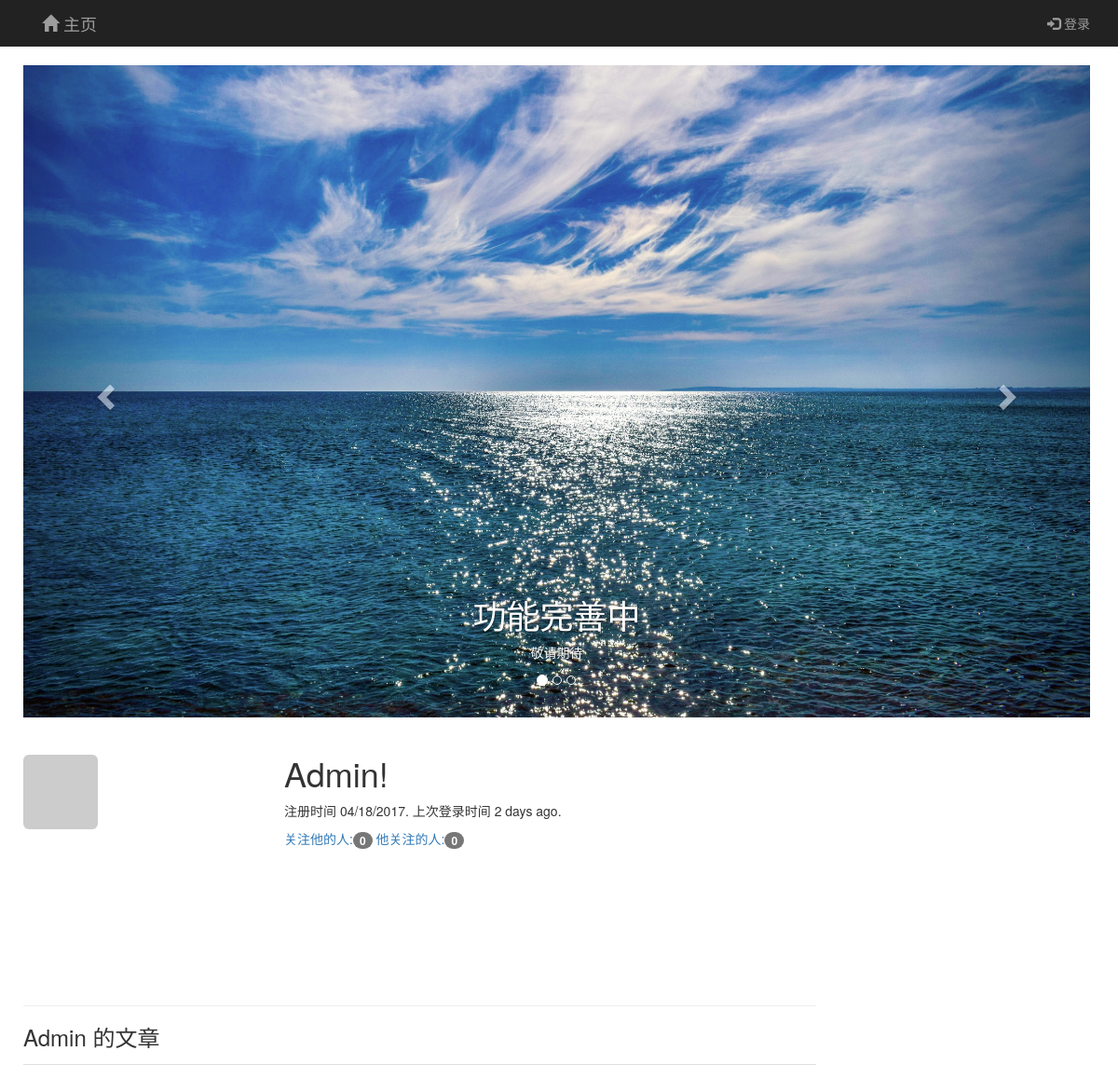
Before: /user/Admin with the older database file.
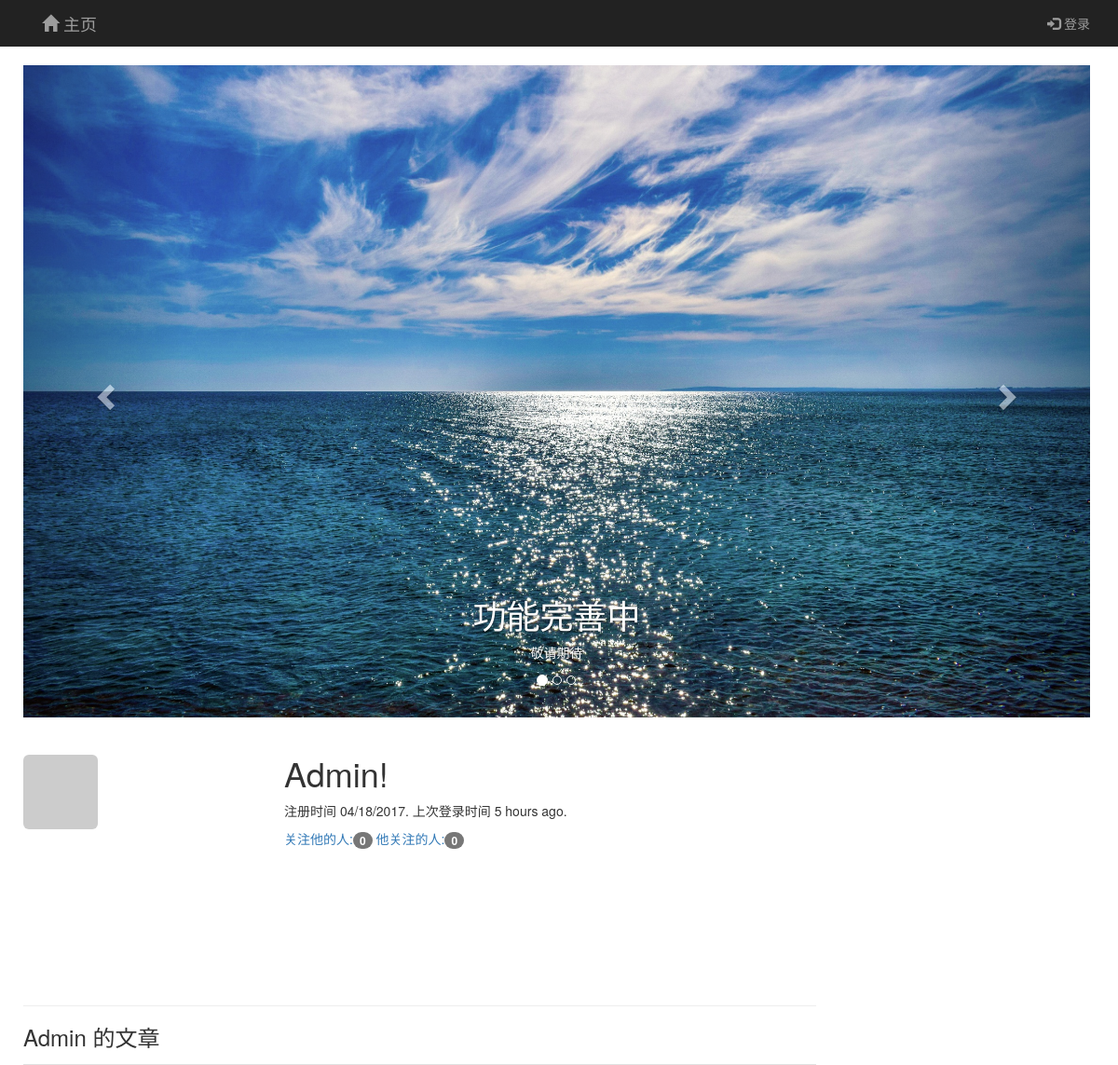
After: the same page with the newer database file.
### app/models.py (models this page shows, shortened)
class User(UserMixin, db.Model):
    __tablename__ = 'users'
    id = db.Column(db.Integer, primary_key=True)
    email = db.Column(db.String(64), unique=True, index=True)
    username = db.Column(db.String(64), unique=True, index=True)
    password_hash = db.Column(db.String(128))
    role_id = db.Column(db.Integer, db.ForeignKey('roles.id'))
    confirmed = db.Column(db.Boolean, default=False)
    name = db.Column(db.String(64))
    location = db.Column(db.String(64))
    about_me = db.Column(db.Text())
    member_since = db.Column(db.DateTime(), default=datetime.utcnow)
    last_seen = db.Column(db.DateTime(), default=datetime.utcnow)
    avatar_hash = db.Column(db.String(32))
    posts = db.relationship('Post', backref='author', lazy='dynamic')
    followed = db.relationship('Follow', foreign_keys=[Follow.follower_id], backref=db.backref('follower', lazy='joined'),
                               lazy='dynamic', cascade='all, delete-orphan')
    followers = db.relationship('Follow', foreign_keys=[Follow.followed_id], backref=db.backref('followed', lazy='joined'),
                                lazy='dynamic', cascade='all, delete-orphan')
    comments = db.relationship('Comment', backref='author', lazy='dynamic')
    @property
    def password(self):
        raise AttributeError('password is not a readable attribute')
    def gravatar(self, size=100, default='identicon', rating='g'):
        if request.is_secure:
            url = 'http://secure.gravatar.com/avatar'
        else:
            url = 'http://gravatar.com/avatar'
        hash = self.avatar_hash or hashlib.md5(self.email.encode('utf-8')).hexdigest()
        return '{url}/{hash}?s={size}&d={default}&r={rating}'.format(url=url, hash=hash, size=size, default=default, rating=rating)

### app/main/views.py (the view)
@main.route('/user/<username>')
def user(username):
    user = User.query.filter_by(username=username).first()
    if user is None:
        abort(404)
    posts = user.posts.order_by(Post.timestamp.desc()).all()
    return render_template('user.html', user=user, posts=posts)

### app/auth/views.py (called while the page is built)
@auth.before_app_request
def before_request():
    if current_user.is_authenticated():
        current_user.ping()
        if not current_user.confirmed \
                and request.endpoint[:5] != 'auth.' and request.endpoint != 'static':
            return redirect(url_for('auth.unconfirmed'))

### app/main/__init__.py (called while the page is built)
@main.app_context_processor
def inject_permissions():
    return dict(Permission=Permission)

### app/models.py (called while the page is built)
    def can(self, permissions):
        return False

    def is_administrator(self):
        return False

### app/templates/user.html (shortened to what this page needs)
{% extends "base.html" %}
{% block page_content %}
<div class="page-header">
    <img class="img-rounded profile-thumbnail" src="{{ user.gravatar(size=256) }}">
    <div class="profile-header">
    <h1>{{ user.username }}!</h1>
    <p>注册时间 {{ moment(user.member_since).format('L') }}. 上次登录时间 {{ moment(user.last_seen).fromNow()}}.</p>
    <p>
        <a href="{{ url_for('.followers', username=user.username) }}">关注他的人:<span class="badge">{{ user.followers.count()-1 }}</span> </a>
        <a href="{{ url_for('.followed_by', username=user.username) }}">他关注的人:<span class="badge">{{ user.followed.count()-1 }}</span> </a>
    </p>
    </div>
</div>
<h3>{{user.username }} 的文章</h3>
{% endblock %}

### app/templates/base.html (shortened to what this page needs)
{% extends "bootstrap/base.html" %}
{% block head %}
{{ super() }}
<link rel="stylesheet" type="text/css" href="{{ url_for('static', filename='10th.css') }}">
<link rel="stylesheet" type="text/css" href="{{ url_for('static', filename='hover.css') }}">
<link rel="stylesheet" href="https://cdnjs.cloudflare.com/ajax/libs/animate.css/3.5.2/animate.min.css">
{% endblock %}
{% block navbar %}
<nav class="navbar-inverse navbar-fixed-top" role="navigation">
    <div class="container">
        <div class="navbar-header">
            <a class="navbar-brand hvr-wobble-skew" href="{{ url_for('main.index') }}"><span class="glyphicon glyphicon-home"></span>&nbsp;主页</a>
        </div>
        <div class="navbar-collapse collapse">
            <ul class="nav navbar-nav navbar-right">
                {% if current_user.is_authenticated() %}
                <li class="dropdown">
                    <a href="#" class="dropdown-toggle hvr-wobble-skew" data-toggle="dropdown"><span class="glyphicon glyphicon-cog"></span>&nbsp;账户<b class="caret"></b> </a>
                    <ul class="dropdown-menu">
                        <li><a href="{{ url_for('auth.change_password' )}}"><span class="glyphicon glyphicon-lock"></span>&nbsp;修改密码</a></li>
                        <li><a href="{{ url_for('auth.change_email_request') }}"><span class="glyphicon glyphicon-envelope"></span>&nbsp;修改注册邮箱</a></li>
                        <li><a href="{{ url_for('auth.logout' )}}"><span class="glyphicon glyphicon-off"></span>&nbsp;退出</a></li>
                    </ul>
                </li>
                {% else %}
                <li><a href="{{ url_for('auth.login' )}}" class="hvr-wobble-skew"><span class="glyphicon glyphicon-log-in"></span>&nbsp;登录 </a></li>
                {% endif %}
            </ul>
        </div>
    </div>
</nav>
{% endblock %}
{% block content %}
<div class="container" style="background-color: white;padding-left: 10px">
<div id="carousel-example-generic" class="carousel slide" data-ride="carousel" style="width:100%">
  <ol class="carousel-indicators">
    <li data-target="#carousel-example-generic" data-slide-to="0" class="active"></li>
    <li data-target="#carousel-example-generic" data-slide-to="1"></li>
    <li data-target="#carousel-example-generic" data-slide-to="2"></li>
  </ol>
  <div class="carousel-inner" role="listbox">
    <div class="item active">
      <img src="static/8.jpg" alt="hello" style="width: 100%;height: 700px;">
        <div class="carousel-caption ">
    <h1 class="animated lightSpeedIn" style="color: ">功能完善中</h1>
    <p class="animated lightSpeedIn">敬请期待</p>
    </div>
    </div>
  </div>
  <a class="left carousel-control" href="#carousel-example-generic" role="button" data-slide="prev">
    <span class="glyphicon glyphicon-chevron-left" aria-hidden="true"></span>
  </a>
  <a class="right carousel-control" href="#carousel-example-generic" role="button" data-slide="next">
    <span class="glyphicon glyphicon-chevron-right" aria-hidden="true"></span>
  </a>
</div>
    <div class="row">
        <div class="col-md-9">
    {% block page_content %}{% endblock %}
        </div>
        <div class="col-md-3 sidebar">
        </div>
    </div>
</div>
{% endblock %}

### app/static/10th.css (style rules this page uses)
body { padding-top: 70px; background-attachment: fixed; background-image: url('https://drscdn.500px.org/photo/171351311/q%3D80_m%3D2000/75d4251b1b232c8937775265f3e73d0d'); }
.profile-thumbnail { position: absolute; }
.profile-header { min-height: 260px; margin-left: 280px; }

Changed rows visible on the page:
changed User "Admin": last_seen "2 days ago" → "5 hours ago"
